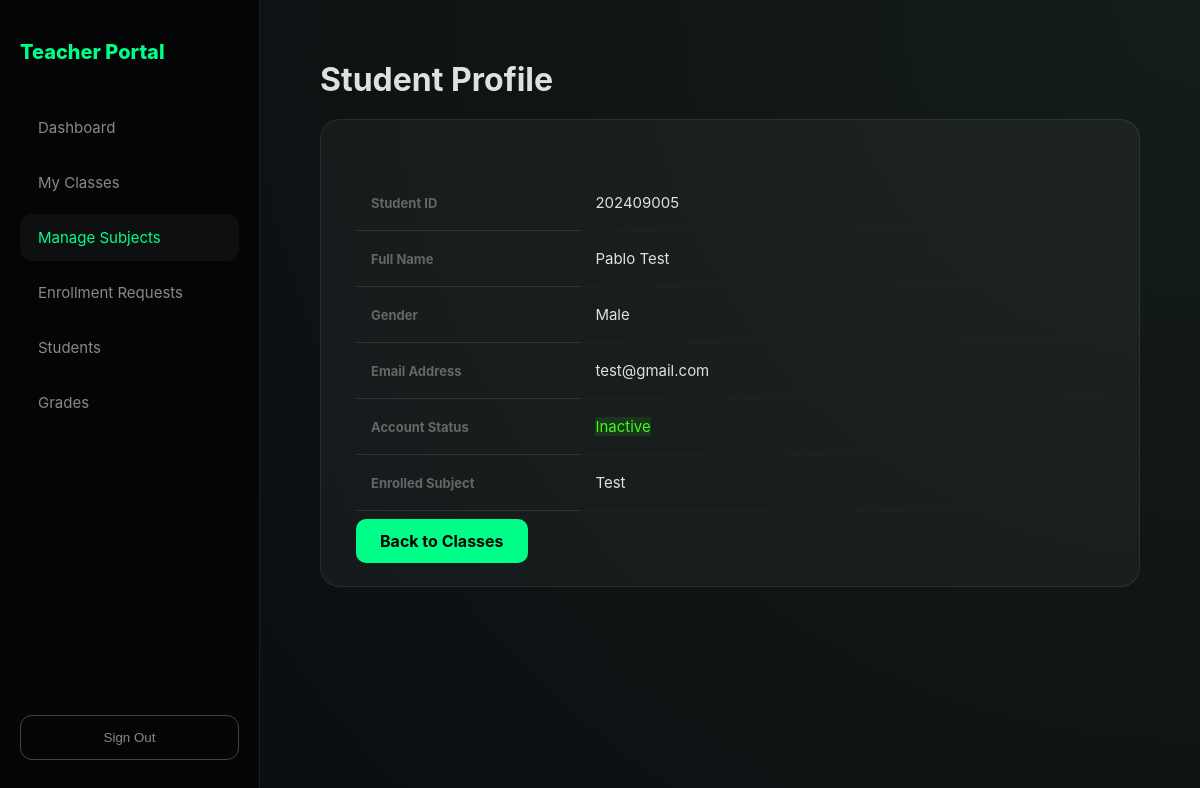
/tc/view-student.php?student_id=202409005 (signed in), run on an earlier commit of the app's database.
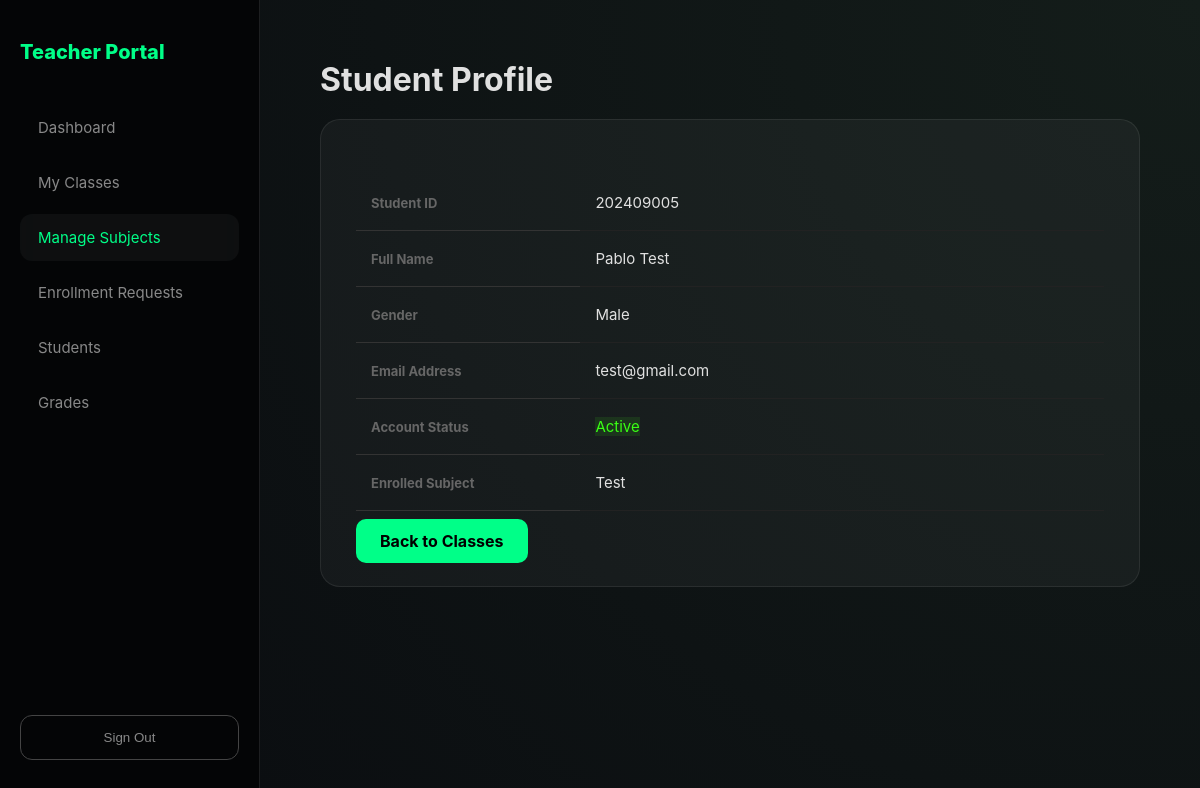
And on a later commit of the database.
### tables this page shows
CREATE TABLE `subjects` (
  `subject_id` int(11) NOT NULL,
  `subject_code` varchar(20) NOT NULL,
  `subject_name` varchar(100) NOT NULL,
  `teacher_id` int(11) NOT NULL,
  `created_at` timestamp NOT NULL DEFAULT current_timestamp()
);

CREATE TABLE `users` (
  `id` int(11) NOT NULL,
  `user_id` varchar(50) DEFAULT NULL,
  `email` varchar(255) NOT NULL,
  `fullname` varchar(100) DEFAULT NULL,
  `gender` varchar(255) NOT NULL,
  `role` enum('student','teacher','osas') DEFAULT NULL,
  `password` varchar(255) DEFAULT NULL,
  `status` enum('Active','Inactive') NOT NULL DEFAULT 'Active'
);

### tc/view-student.php (the view, shortened to what this page needs)
<?php
include '../config/db.php';
$student_user_id = $_GET['student_id'] ?? null;
$teacher_db_id = $_SESSION['user_id'];
$stmt = $conn->prepare("
    SELECT u.user_id, u.fullname, u.gender, u.email, u.status, s.subject_name
    FROM users u
    JOIN enrollments e ON u.user_id = e.user_id
    JOIN subjects s ON e.subject_id = s.subject_id
    WHERE u.user_id = ? AND s.teacher_id = ?
");
$stmt->bind_param("si", $student_user_id, $teacher_db_id);
$stmt->execute();
$result = $stmt->get_result();
$student = $result->fetch_assoc();
?>
<!DOCTYPE html>
<html lang="en">
<head>
    <link rel="stylesheet" href="/css/style.css">
</head>
<body>
<div class="app-shell">
    <aside class="sidebar">
        <div class="portal-brand">Teacher Portal</div>
        <div class="nav-group">
            <a class="nav-link" href="index.php">Dashboard</a>
            <a class="nav-link" href="my_class.php">My Classes</a>
            <a class="nav-link active" href="subjects.php">Manage Subjects</a>
            <a class="nav-link" href="enrollment_requests.php">Enrollment Requests</a>
            <a class="nav-link" href="students.php">Students</a>
            <a class="nav-link" href="grades.php">Grades</a>
        </div>
        <button class="sign-out-btn" onclick="window.location.href='/assets/logout.php'">Sign Out</button>
    </aside>
    <main class="main-view">
        <div class="container">
            <h1>Student Profile</h1>
            <div class="glass-card">
                <table class="modern-table">
                    <tr>
                        <th style="width: 30%; text-align: left;">Student ID</th>
                        <td><?= htmlspecialchars($student['user_id']) ?></td>
                    </tr>
                    <tr>
                        <th style="text-align: left;">Full Name</th>
                        <td><?= htmlspecialchars($student['fullname']) ?></td>
                    </tr>
                    <tr>
                        <th style="text-align: left;">Gender</th>
                        <td><?= htmlspecialchars($student['gender']) ?></td>
                    </tr>
                    <tr>
                        <th style="text-align: left;">Email Address</th>
                        <td><?= htmlspecialchars($student['email']) ?></td>
                    </tr>
                    <tr>
                        <th style="text-align: left;">Account Status</th>
                        <td>
                            <span class="status-badge" style="background: rgba(57, 255, 20, 0.1); color: #39ff14;">
                                <?= htmlspecialchars($student['status']) ?>
                            </span>
                        </td>
                    </tr>
                    <tr>
                        <th style="text-align: left;">Enrolled Subject</th>
                        <td><?= htmlspecialchars($student['subject_name']) ?></td>
                    </tr>
                </table>
                <div style="margin-top: 20px;">
                    <a href="my_class.php" class="neon-btn" style="text-decoration: none;">Back to Classes</a>
                </div>
            </div>
        </div>
    </main>
</div>
</body>
</html>

What changed in the data, as far as the page shows it:
changed through a linked row, subjects "Test": users.status "Inactive" → "Active"
